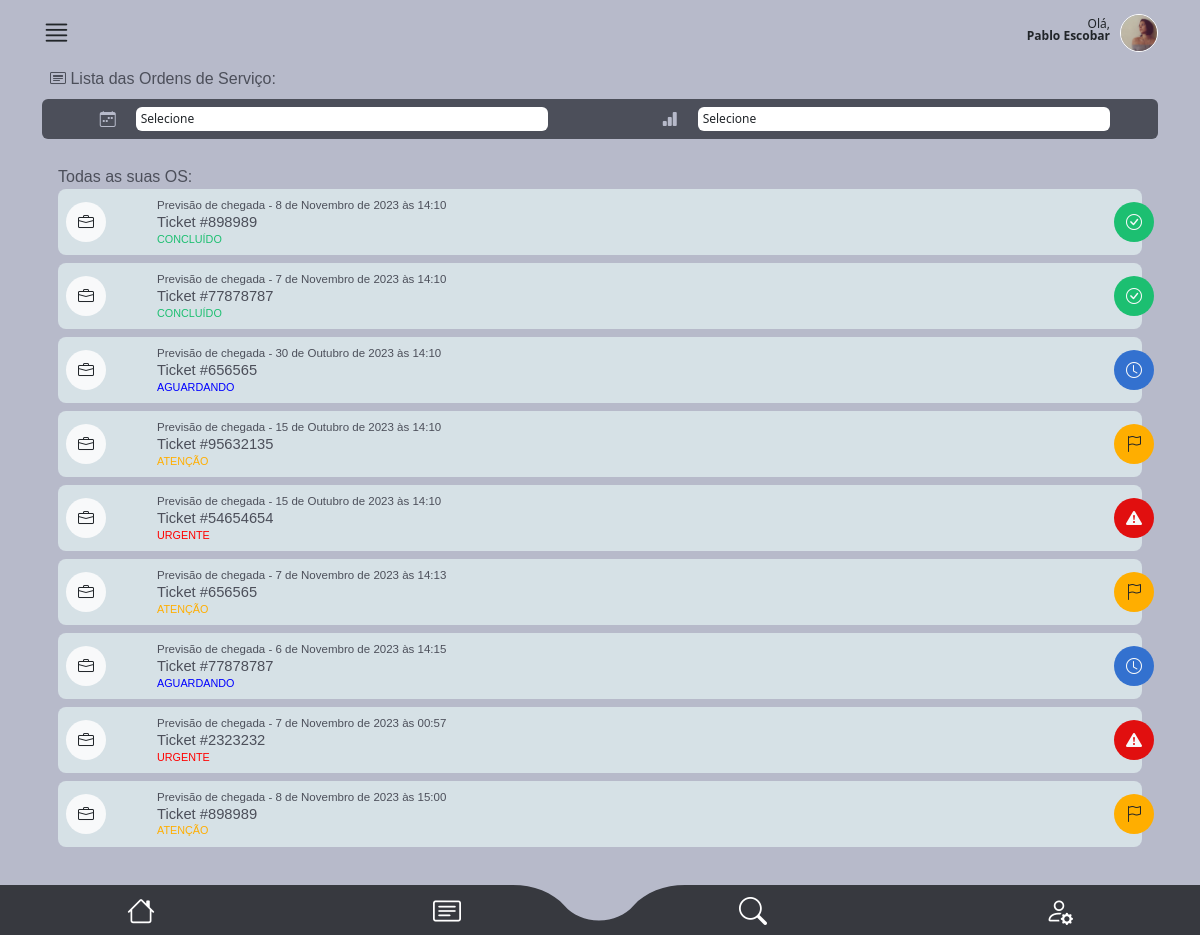
/main/minhas_os/ (signed in), run on the app's committed database.
### authentication/models.py (models this page shows, shortened)
class CustomUser(AbstractUser):
    telefone = models.CharField(max_length=15, null=False)
    endereco = models.ForeignKey(
        Endereco, on_delete=models.CASCADE, null=True, default=None
    )
    foto = models.ImageField(upload_to="img/perfil_user/", null=True, blank=True)

### staff/models.py (models this page shows, shortened)
class OrdemDeServico(models.Model):
    ticket = models.CharField(max_length=200)
    tecnico = models.ForeignKey(
        CustomUser, on_delete=models.CASCADE, related_name="ordens_técnico"
    )
    staff = models.ForeignKey(
        CustomUser, on_delete=models.CASCADE, related_name="ordens_staff"
    )
    descricao = models.TextField(max_length=600)
    previsao_chegada = models.DateTimeField()
    previsao_execucao = models.DateTimeField()
    material = models.CharField(max_length=100, validators=[MinLengthValidator(3)])
    equipamento = models.CharField(max_length=100, validators=[MinLengthValidator(3)])
    data_criacao = models.DateTimeField(auto_now_add=True)
    cliente = models.ForeignKey(Cliente, on_delete=models.CASCADE)
    contrato = models.CharField(max_length=700, null=True, blank=True)
    atividade = models.CharField(max_length=50, choices=ACTIVITY_CHOICES)
    status_tecnico = models.CharField(max_length=50, choices=TECNICAL_CHOICES)
    status = models.CharField(
        max_length=10, choices=STATUS_CHOICES, default="Aguardando"
    )

### main/views.py (the view, shortened to what this page needs)
@user_passes_test(is_tecnico)
def minhas_os(request):
    try:
        status_filter = request.GET.get("status")
        previsao_chegada_filter = request.GET.get("previsao_chegada")
        hoje = date.today().strftime("%d.%m")
        ontem = (date.today() - timedelta(days=1)).strftime("%d.%m")
        user = request.user
        ordens_ativas = OrdemDeServico.objects.filter(
            tecnico=user, status__in=["Atenção", "Urgente", "Aguardando", "Concluído"]
        )
        if status_filter and status_filter != "Todas":
            ordens_ativas = ordens_ativas.filter(status=status_filter)
        return render(
            request,
            "minhas_os.html",
            {
                "ordens_de_servico": ordens_ativas,
            },
        )
    except Exception as e:
        return render(request, "error.html", {"error_message": str(e)})

### main/helpers.py (called while the page is built)
def is_tecnico(user):
    return user.groups.filter(name="Técnico").exists()

### main/templates/minhas_os.html (shortened to what this page needs)
{% extends "base2.html" %}
{%load static%}
{% block rest %}
      <section id="lista_oc_scr">
        <div class="container">
            <div id="oc_lista">
                <label class="mt-1 mb-2 ms-2 font-medium color04"><i class="bi bi-bi bi-card-heading"></i> Lista das Ordens de Serviço:</label>
                <form id="filter_oc" class="bg04 p-2">
                  <div class="row">
                    <div class="col-6">
                      <div class="row">
                        <div class="col-2 text-end">
                          <i class="bi bi-calendar-week color03 me-1"></i>
                        </div>
                        <div class="col-10 p-0">
                          <select class="form-control ms-1" id = 'date-filter'>
                            <option selected>Selecione</option>
                          </select>
                        </div>
                      </div>
                    </div>
                    <div class="col-6">
                      <div class="row">
                        <div class="col-2 text-end">
                          <i class="bi bi-bar-chart-fill color03 me-1"></i>
                        </div>
                        <div class="col-10 p-0">
                          <select class="form-control ms-1" id='status-filter'>
                            <option selected>Selecione</option>
                          </select>
                        </div>
                      </div>
                    </div>
                  </div>
                </form>
              <div class="tab-pane fade show active" id="pills-01" role="tabpanel" aria-labelledby="pills-home-tab" tabindex="0">
                <label class="mt-2 font-medium color04">Todas as suas OS:</label>
                {% for ordem in ordens_de_servico %}
                <div class="oc_lista_item">
                      <a href="{% url 'os_detail2' ordem.id %}" class="a-whole"></a>
                      <div class="row">
                          <div class="col-2 col-md-1">
                              <div class="icon bg-light"><i class="bi bi-briefcase text-dark"></i></div>
                          </div>
                          <div class="col-9 col-md-11">
                              <div class="oc_l_data color04 font-light">Previsão de chegada - {{ ordem.previsao_chegada }}</div>
                              <div class="oc_l_nome font-medium color04">Ticket #{{ ordem.ticket }}</div>
                              <div class="oc_l_status font-medium {% if ordem.status == 'Urgente' %}color-red{% elif ordem.status == 'Atenção' %}color-yellow{% elif ordem.status == 'Aguardando' %}color-blue{% elif ordem.status == 'Concluído' %}color-green{% endif %}">{{ ordem.status }}</div>
                          </div>
                          {% if ordem.status == "Urgente" %}
                              <div class="status_icon bg05 text-light">
                                  <i class="bi bi-exclamation-triangle-fill"></i>
                              </div>
                          {% elif ordem.status == "Atenção" %}
                              <div class="status_icon bg06 text-dark">
                                  <i class="bi bi-flag"></i>
                              </div>
                          {% elif ordem.status == "Aguardando" %}
                              <div class="status_icon bg01 text-light">
                                  <i class="bi bi-clock"></i>
                              </div>
                          {% elif ordem.status == "Concluído" %}
                              <div class="status_icon bg02 text-light">
                                <i class="bi bi-check-circle"></i>
                            </div>
                          {% endif %}
                      </div>
                  </div>
                  {% endfor %}
              </div>
        </div>
      </section>
  {% endblock %}

### main/templates/base2.html (shortened to what this page needs)
{%load static%}
<!DOCTYPE html>
<html lang="en" data-bs-theme="auto">
  <head>
    <link
      rel="stylesheet"
      href="https://cdn.jsdelivr.net/npm/@docsearch/css@3"
    />
    <link
      rel="stylesheet"
      href="https://cdn.jsdelivr.net/npm/bootstrap-icons@1.11.1/font/bootstrap-icons.css"
    />
    <link
      href="{% static 'assets/dist/css/bootstrap.min.css' %}"
      rel="stylesheet"
    />
    <link href="{% static 'assets/css/app_mamminfo.css' %}" rel="stylesheet" />
  </head>
  <body>
    <main class="bg03">
      <header>
        <div class="container">
          <div id="super_menu">
            <div class="row">
              <div class="col-3 text-start">
                <i class="bi bi-justify i_main"></i>
              </div>
              <div class="col-9 text-end">
                <p class="mt-2">
                  Olá,<br />
                  <strong>{{ user.first_name }} {{ user.last_name }}</strong>
                </p>
                <div class="photo_user mt-1">
                  {% if request.user.foto %}
                  <img src="{{ request.user.foto.url }}" alt="User Photo" />
                  {% else %}
                  <img
                    src="https://cdn-icons-png.flaticon.com/512/3106/3106807.png?auto=format&fit=crop&q=80&w=1760&ixlib=rb-4.0.3&ixid=M3wxMjA3fDB8MHxwaG90by1wYWdlfHx8fGVufDB8fHx8fA%3D%3D"
                    alt=""
                  />
                  {% endif %}
                </div>
              </div>
            </div>
          </div>
        </div>
      </header>
      {% block rest %}{% endblock %}
    </main>
    <footer>
      <ul class="row">
        <li class="col-3 mt-1">
          <a href="{% url 'dashboard' %}"><i class="bi bi-house"></i></a>
        </li>
        <li class="col-3 p-0 mt-1 text-start text-md-center">
          <a href="{% url 'minhas_os' %}" class="text-start text-md-center"
            ><i class="bi bi-card-text"></i
          ></a>
        </li>
        <li class="col-3 p-0 mt-1 text-end text-md-center">
          <a href="{% url 'tela_busca' %}" class="text-end text-md-center"
            ><i class="bi bi-search"></i
          ></a>
        </li>
        <li class="col-3 mt-1">
          <a href="{% url 'tela_user' %}"><i class="bi bi-person-gear"></i></a>
        </li>
      </ul>
    </footer>
  </body>
</html>

### main/templates/static/assets/css/app_mamminfo.css (style rules this page uses)
html { font-family: 'Noto', sans-serif;background: #ced0dc; }
.font-medium { font-family: 'NotoMedium', sans-serif;font-weight: 400; }
.font-light { font-family: 'NotoLight', sans-serif;font-weight: 300; }
.bg01 { background: #3371cf; }
.bg02 { background: #1cbf71; }
.bg03 { background: #b7baca; }
.bg04 { background: #4c4f5a; }
.bg05 { background: #e10f0f; }
.bg06 { background: #ffae00; }
.color03 { color: #b7baca; }
.color04 { color: #4c4f5a; }
section { height: auto;min-height: 90vh;max-width: 100vw;width: 100%; }
.a-whole { position: absolute;top: 0;bottom: 0;left: 0;right: 0;width: 100%;height: 100%;z-index: 1;display: block; }
#super_menu { padding: 10px 0;position: relative; }
#super_menu p { font-size: .75rem;line-height: 100%;display: inline-block;margin: 0 10px 0 0; }
#super_menu .i_main { font-size: 1.8rem; }
#super_menu .photo_user { float: right;display: inline-block; }
#super_menu .photo_user img { width: 38px;height: 38px;display: block;border-radius: 38px;object-fit: cover;transform-origin: 50% 50%;border: 1px solid #fff; }
#oc_lista { padding-bottom: 72px; }
#oc_lista .tab-pane { padding: 8px 16px; }
#oc_lista .oc_lista_item { background: #d6e1e6;border-radius: 8px;padding: 8px;position: relative;margin-bottom: 8px; }
#oc_lista .oc_lista_item .icon { width: 40px;height: 40px;border-radius: 40px;display: inline-block;text-align: center;line-height: 40px;position: absolute;l: 0;top: 0;bottom: 0;margin: auto; }
#oc_lista .oc_lista_item .oc_l_data { font-size: .72rem; }
#oc_lista .oc_lista_item .oc_l_nome { font-size: .92rem;line-height: 112%;white-space: nowrap;overflow: hidden;text-overflow: ellipsis; }
#oc_lista .oc_lista_item .oc_l_status { font-size: .675rem;text-transform: uppercase; }
#oc_lista .oc_lista_item .status_icon { width: 40px;height: 40px;border-radius: 40px;display: inline-block;text-align: center;line-height: 40px;position: absolute;right: -12px;top: 0;bottom: 0;margin: auto; }
footer { position: fixed;z-index: 5; width: 100%;bottom: 0;background: url(../img/footer.svg) 50% 50% / cover;height: 50px; }
footer ul { padding: 0;margin: 0;text-align: center; }
footer ul li { list-style: none;display: inline-block; }
footer li a { color: #fff;font-size: 1.75rem;width: 100%;text-align: center;display: block; }
#filter_oc { border-radius: 6px;width: 100%;height: 40px;margin-bottom: 10px; }
#filter_oc .form-control { font-size: .75rem;height: 24px;padding: 1px 5px;border: none;width: 88%; }

### data on the page
CustomUser: first_name "Pablo", last_name "Escobar", user.foto (picture)
OrdemDeServico: previsao_chegada "8 de Novembro de 2023 às 14:10", ticket "898989", status "CONCLUÍDO"
OrdemDeServico: previsao_chegada "7 de Novembro de 2023 às 14:10", ticket "77878787", status "CONCLUÍDO"
OrdemDeServico: previsao_chegada "30 de Outubro de 2023 às 14:10", ticket "656565", status "AGUARDANDO"
OrdemDeServico: previsao_chegada "15 de Outubro de 2023 às 14:10", ticket "95632135", status "ATENÇÃO"
OrdemDeServico: previsao_chegada "15 de Outubro de 2023 às 14:10", ticket "54654654", status "URGENTE"
OrdemDeServico: previsao_chegada "7 de Novembro de 2023 às 14:13", ticket "656565", status "ATENÇÃO"
OrdemDeServico: previsao_chegada "6 de Novembro de 2023 às 14:15", ticket "77878787", status "AGUARDANDO"
OrdemDeServico: previsao_chegada "7 de Novembro de 2023 às 00:57", ticket "2323232", status "URGENTE"
OrdemDeServico: previsao_chegada "8 de Novembro de 2023 às 15:00", ticket "898989", status "ATENÇÃO"
